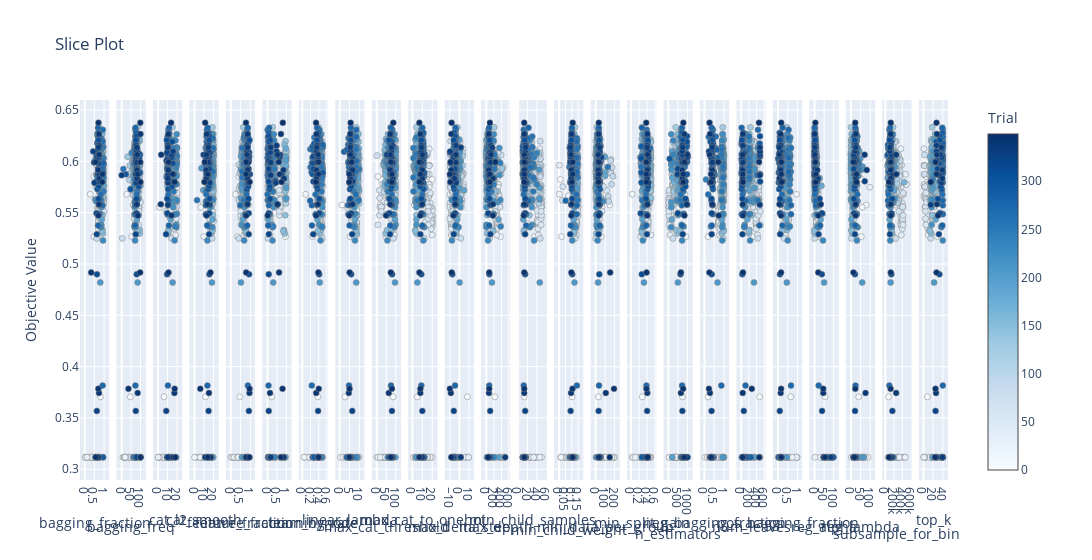

Notebook cell for this chart:
### Code cell
optuna.visualization.plot_slice(study)

### Figure 1 — Plotly figure (JSON) as saved in the notebook; plotly's stock layout.template omitted (floating-point values rounded to 4 significant figures; data arrays with more than 128 entries replaced by an {"elided": "..."} marker saying what was removed)
{"data": [{"marker": {"color": {"elided": "350 int values"}, "colorbar": {"title": {"text": "Trial"}, "x": 1, "xpad": 40}, "colorscale": [[0, "rgb(247,251,255)"], [0.125, "rgb(222,235,247)"], [0.25, "rgb(198,219,239)"], [0.375, "rgb(158,202,225)"], [0.5, "rgb(107,174,214)"], [0.625, "rgb(66,146,198)"], [0.75, "rgb(33,113,181)"], [0.875, "rgb(8,81,156)"], [1, "rgb(8,48,107)"]], "line": {"color": "Grey", "width": 0.5}, "showscale": true}, "mode": "markers", "showlegend": false, "type": "scatter", "x": {"elided": "350 float values"}, "xaxis": "x", "y": {"elided": "350 float values"}, "yaxis": "y"}, {"marker": {"color": {"elided": "350 int values"}, "colorbar": {"title": {"text": "Trial"}, "x": 1, "xpad": 40}, "colorscale": [[0, "rgb(247,251,255)"], [0.125, "rgb(222,235,247)"], [0.25, "rgb(198,219,239)"], [0.375, "rgb(158,202,225)"], [0.5, "rgb(107,174,214)"], [0.625, "rgb(66,146,198)"], [0.75, "rgb(33,113,181)"], [0.875, "rgb(8,81,156)"], [1, "rgb(8,48,107)"]], "line": {"color": "Grey", "width": 0.5}, "showscale": false}, "mode": "markers", "showlegend": false, "type": "scatter", "x": {"elided": "350 int values"}, "xaxis": "x2", "y": {"elided": "350 float values"}, "yaxis": "y2"}, {"marker": {"color": {"elided": "350 int values"}, "colorbar": {"title": {"text": "Trial"}, "x": 1, "xpad": 40}, "colorscale": [[0, "rgb(247,251,255)"], [0.125, "rgb(222,235,247)"], [0.25, "rgb(198,219,239)"], [0.375, "rgb(158,202,225)"], [0.5, "rgb(107,174,214)"], [0.625, "rgb(66,146,198)"], [0.75, "rgb(33,113,181)"], [0.875, "rgb(8,81,156)"], [1, "rgb(8,48,107)"]], "line": {"color": "Grey", "width": 0.5}, "showscale": false}, "mode": "markers", "showlegend": false, "type": "scatter", "x": {"elided": "350 float values"}, "xaxis": "x3", "y": {"elided": "350 float values"}, "yaxis": "y3"}, {"marker": {"color": {"elided": "350 int values"}, "colorbar": {"title": {"text": "Trial"}, "x": 1, "xpad": 40}, "colorscale": [[0, "rgb(247,251,255)"], [0.125, "rgb(222,235,247)"], [0.25, "rgb(198,219,239)"], [0.375, "rgb(158,202,225)"], [0.5, "rgb(107,174,214)"], [0.625, "rgb(66,146,198)"], [0.75, "rgb(33,113,181)"], [0.875, "rgb(8,81,156)"], [1, "rgb(8,48,107)"]], "line": {"color": "Grey", "width": 0.5}, "showscale": false}, "mode": "markers", "showlegend": false, "type": "scatter", "x": {"elided": "350 float values"}, "xaxis": "x4", "y": {"elided": "350 float values"}, "yaxis": "y4"}, {"marker": {"color": {"elided": "350 int values"}, "colorbar": {"title": {"text": "Trial"}, "x": 1, "xpad": 40}, "colorscale": [[0, "rgb(247,251,255)"], [0.125, "rgb(222,235,247)"], [0.25, "rgb(198,219,239)"], [0.375, "rgb(158,202,225)"], [0.5, "rgb(107,174,214)"], [0.625, "rgb(66,146,198)"], [0.75, "rgb(33,113,181)"], [0.875, "rgb(8,81,156)"], [1, "rgb(8,48,107)"]], "line": {"color": "Grey", "width": 0.5}, "showscale": false}, "mode": "markers", "showlegend": false, "type": "scatter", "x": {"elided": "350 float values"}, "xaxis": "x5", "y": {"elided": "350 float values"}, "yaxis": "y5"}, {"marker": {"color": {"elided": "350 int values"}, "colorbar": {"title": {"text": "Trial"}, "x": 1, "xpad": 40}, "colorscale": [[0, "rgb(247,251,255)"], [0.125, "rgb(222,235,247)"], [0.25, "rgb(198,219,239)"], [0.375, "rgb(158,202,225)"], [0.5, "rgb(107,174,214)"], [0.625, "rgb(66,146,198)"], [0.75, "rgb(33,113,181)"], [0.875, "rgb(8,81,156)"], [1, "rgb(8,48,107)"]], "line": {"color": "Grey", "width": 0.5}, "showscale": false}, "mode": "markers", "showlegend": false, "type": "scatter", "x": {"elided": "350 float values"}, "xaxis": "x6", "y": {"elided": "350 float values"}, "yaxis": "y6"}, {"marker": {"color": {"elided": "350 int values"}, "colorbar": {"title": {"text": "Trial"}, "x": 1, "xpad": 40}, "colorscale": [[0, "rgb(247,251,255)"], [0.125, "rgb(222,235,247)"], [0.25, "rgb(198,219,239)"], [0.375, "rgb(158,202,225)"], [0.5, "rgb(107,174,214)"], [0.625, "rgb(66,146,198)"], [0.75, "rgb(33,113,181)"], [0.875, "rgb(8,81,156)"], [1, "rgb(8,48,107)"]], "line": {"color": "Grey", "width": 0.5}, "showscale": false}, "mode": "markers", "showlegend": false, "type": "scatter", "x": {"elided": "350 float values"}, "xaxis": "x7", "y": {"elided": "350 float values"}, "yaxis": "y7"}, {"marker": {"color": {"elided": "350 int values"}, "colorbar": {"title": {"text": "Trial"}, "x": 1, "xpad": 40}, "colorscale": [[0, "rgb(247,251,255)"], [0.125, "rgb(222,235,247)"], [0.25, "rgb(198,219,239)"], [0.375, "rgb(158,202,225)"], [0.5, "rgb(107,174,214)"], [0.625, "rgb(66,146,198)"], [0.75, "rgb(33,113,181)"], [0.875, "rgb(8,81,156)"], [1, "rgb(8,48,107)"]], "line": {"color": "Grey", "width": 0.5}, "showscale": false}, "mode": "markers", "showlegend": false, "type": "scatter", "x": {"elided": "350 float values"}, "xaxis": "x8", "y": {"elided": "350 float values"}, "yaxis": "y8"}, {"marker": {"color": {"elided": "350 int values"}, "colorbar": {"title": {"text": "Trial"}, "x": 1, "xpad": 40}, "colorscale": [[0, "rgb(247,251,255)"], [0.125, "rgb(222,235,247)"], [0.25, "rgb(198,219,239)"], [0.375, "rgb(158,202,225)"], [0.5, "rgb(107,174,214)"], [0.625, "rgb(66,146,198)"], [0.75, "rgb(33,113,181)"], [0.875, "rgb(8,81,156)"], [1, "rgb(8,48,107)"]], "line": {"color": "Grey", "width": 0.5}, "showscale": false}, "mode": "markers", "showlegend": false, "type": "scatter", "x": {"elided": "350 int values"}, "xaxis": "x9", "y": {"elided": "350 float values"}, "yaxis": "y9"}, {"marker": {"color": {"elided": "350 int values"}, "colorbar": {"title": {"text": "Trial"}, "x": 1, "xpad": 40}, "colorscale": [[0, "rgb(247,251,255)"], [0.125, "rgb(222,235,247)"], [0.25, "rgb(198,219,239)"], [0.375, "rgb(158,202,225)"], [0.5, "rgb(107,174,214)"], [0.625, "rgb(66,146,198)"], [0.75, "rgb(33,113,181)"], [0.875, "rgb(8,81,156)"], [1, "rgb(8,48,107)"]], "line": {"color": "Grey", "width": 0.5}, "showscale": false}, "mode": "markers", "showlegend": false, "type": "scatter", "x": {"elided": "350 int values"}, "xaxis": "x10", "y": {"elided": "350 float values"}, "yaxis": "y10"}, {"marker": {"color": {"elided": "350 int values"}, "colorbar": {"title": {"text": "Trial"}, "x": 1, "xpad": 40}, "colorscale": [[0, "rgb(247,251,255)"], [0.125, "rgb(222,235,247)"], [0.25, "rgb(198,219,239)"], [0.375, "rgb(158,202,225)"], [0.5, "rgb(107,174,214)"], [0.625, "rgb(66,146,198)"], [0.75, "rgb(33,113,181)"], [0.875, "rgb(8,81,156)"], [1, "rgb(8,48,107)"]], "line": {"color": "Grey", "width": 0.5}, "showscale": false}, "mode": "markers", "showlegend": false, "type": "scatter", "x": {"elided": "350 float values"}, "xaxis": "x11", "y": {"elided": "350 float values"}, "yaxis": "y11"}, {"marker": {"color": {"elided": "350 int values"}, "colorbar": {"title": {"text": "Trial"}, "x": 1, "xpad": 40}, "colorscale": [[0, "rgb(247,251,255)"], [0.125, "rgb(222,235,247)"], [0.25, "rgb(198,219,239)"], [0.375, "rgb(158,202,225)"], [0.5, "rgb(107,174,214)"], [0.625, "rgb(66,146,198)"], [0.75, "rgb(33,113,181)"], [0.875, "rgb(8,81,156)"], [1, "rgb(8,48,107)"]], "line": {"color": "Grey", "width": 0.5}, "showscale": false}, "mode": "markers", "showlegend": false, "type": "scatter", "x": {"elided": "350 int values"}, "xaxis": "x12", "y": {"elided": "350 float values"}, "yaxis": "y12"}, {"marker": {"color": {"elided": "350 int values"}, "colorbar": {"title": {"text": "Trial"}, "x": 1, "xpad": 40}, "colorscale": [[0, "rgb(247,251,255)"], [0.125, "rgb(222,235,247)"], [0.25, "rgb(198,219,239)"], [0.375, "rgb(158,202,225)"], [0.5, "rgb(107,174,214)"], [0.625, "rgb(66,146,198)"], [0.75, "rgb(33,113,181)"], [0.875, "rgb(8,81,156)"], [1, "rgb(8,48,107)"]], "line": {"color": "Grey", "width": 0.5}, "showscale": false}, "mode": "markers", "showlegend": false, "type": "scatter", "x": {"elided": "350 int values"}, "xaxis": "x13", "y": {"elided": "350 float values"}, "yaxis": "y13"}, {"marker": {"color": {"elided": "350 int values"}, "colorbar": {"title": {"text": "Trial"}, "x": 1, "xpad": 40}, "colorscale": [[0, "rgb(247,251,255)"], [0.125, "rgb(222,235,247)"], [0.25, "rgb(198,219,239)"], [0.375, "rgb(158,202,225)"], [0.5, "rgb(107,174,214)"], [0.625, "rgb(66,146,198)"], [0.75, "rgb(33,113,181)"], [0.875, "rgb(8,81,156)"], [1, "rgb(8,48,107)"]], "line": {"color": "Grey", "width": 0.5}, "showscale": false}, "mode": "markers", "showlegend": false, "type": "scatter", "x": {"elided": "350 float values"}, "xaxis": "x14", "y": {"elided": "350 float values"}, "yaxis": "y14"}, {"marker": {"color": {"elided": "350 int values"}, "colorbar": {"title": {"text": "Trial"}, "x": 1, "xpad": 40}, "colorscale": [[0, "rgb(247,251,255)"], [0.125, "rgb(222,235,247)"], [0.25, "rgb(198,219,239)"], [0.375, "rgb(158,202,225)"], [0.5, "rgb(107,174,214)"], [0.625, "rgb(66,146,198)"], [0.75, "rgb(33,113,181)"], [0.875, "rgb(8,81,156)"], [1, "rgb(8,48,107)"]], "line": {"color": "Grey", "width": 0.5}, "showscale": false}, "mode": "markers", "showlegend": false, "type": "scatter", "x": {"elided": "350 int values"}, "xaxis": "x15", "y": {"elided": "350 float values"}, "yaxis": "y15"}, {"marker": {"color": {"elided": "350 int values"}, "colorbar": {"title": {"text": "Trial"}, "x": 1, "xpad": 40}, "colorscale": [[0, "rgb(247,251,255)"], [0.125, "rgb(222,235,247)"], [0.25, "rgb(198,219,239)"], [0.375, "rgb(158,202,225)"], [0.5, "rgb(107,174,214)"], [0.625, "rgb(66,146,198)"], [0.75, "rgb(33,113,181)"], [0.875, "rgb(8,81,156)"], [1, "rgb(8,48,107)"]], "line": {"color": "Grey", "width": 0.5}, "showscale": false}, "mode": "markers", "showlegend": false, "type": "scatter", "x": {"elided": "350 float values"}, "xaxis": "x16", "y": {"elided": "350 float values"}, "yaxis": "y16"}, {"marker": {"color": {"elided": "350 int values"}, "colorbar": {"title": {"text": "Trial"}, "x": 1, "xpad": 40}, "colorscale": [[0, "rgb(247,251,255)"], [0.125, "rgb(222,235,247)"], [0.25, "rgb(198,219,239)"], [0.375, "rgb(158,202,225)"], [0.5, "rgb(107,174,214)"], [0.625, "rgb(66,146,198)"], [0.75, "rgb(33,113,181)"], [0.875, "rgb(8,81,156)"], [1, "rgb(8,48,107)"]], "line": {"color": "Grey", "width": 0.5}, "showscale": false}, "mode": "markers", "showlegend": false, "type": "scatter", "x": {"elided": "350 int values"}, "xaxis": "x17", "y": {"elided": "350 float values"}, "yaxis": "y17"}, {"marker": {"color": {"elided": "350 int values"}, "colorbar": {"title": {"text": "Trial"}, "x": 1, "xpad": 40}, "colorscale": [[0, "rgb(247,251,255)"], [0.125, "rgb(222,235,247)"], [0.25, "rgb(198,219,239)"], [0.375, "rgb(158,202,225)"], [0.5, "rgb(107,174,214)"], [0.625, "rgb(66,146,198)"], [0.75, "rgb(33,113,181)"], [0.875, "rgb(8,81,156)"], [1, "rgb(8,48,107)"]], "line": {"color": "Grey", "width": 0.5}, "showscale": false}, "mode": "markers", "showlegend": false, "type": "scatter", "x": {"elided": "350 float values"}, "xaxis": "x18", "y": {"elided": "350 float values"}, "yaxis": "y18"}, {"marker": {"color": {"elided": "350 int values"}, "colorbar": {"title": {"text": "Trial"}, "x": 1, "xpad": 40}, "colorscale": [[0, "rgb(247,251,255)"], [0.125, "rgb(222,235,247)"], [0.25, "rgb(198,219,239)"], [0.375, "rgb(158,202,225)"], [0.5, "rgb(107,174,214)"], [0.625, "rgb(66,146,198)"], [0.75, "rgb(33,113,181)"], [0.875, "rgb(8,81,156)"], [1, "rgb(8,48,107)"]], "line": {"color": "Grey", "width": 0.5}, "showscale": false}, "mode": "markers", "showlegend": false, "type": "scatter", "x": {"elided": "350 int values"}, "xaxis": "x19", "y": {"elided": "350 float values"}, "yaxis": "y19"}, {"marker": {"color": {"elided": "350 int values"}, "colorbar": {"title": {"text": "Trial"}, "x": 1, "xpad": 40}, "colorscale": [[0, "rgb(247,251,255)"], [0.125, "rgb(222,235,247)"], [0.25, "rgb(198,219,239)"], [0.375, "rgb(158,202,225)"], [0.5, "rgb(107,174,214)"], [0.625, "rgb(66,146,198)"], [0.75, "rgb(33,113,181)"], [0.875, "rgb(8,81,156)"], [1, "rgb(8,48,107)"]], "line": {"color": "Grey", "width": 0.5}, "showscale": false}, "mode": "markers", "showlegend": false, "type": "scatter", "x": {"elided": "350 float values"}, "xaxis": "x20", "y": {"elided": "350 float values"}, "yaxis": "y20"}, {"marker": {"color": {"elided": "350 int values"}, "colorbar": {"title": {"text": "Trial"}, "x": 1, "xpad": 40}, "colorscale": [[0, "rgb(247,251,255)"], [0.125, "rgb(222,235,247)"], [0.25, "rgb(198,219,239)"], [0.375, "rgb(158,202,225)"], [0.5, "rgb(107,174,214)"], [0.625, "rgb(66,146,198)"], [0.75, "rgb(33,113,181)"], [0.875, "rgb(8,81,156)"], [1, "rgb(8,48,107)"]], "line": {"color": "Grey", "width": 0.5}, "showscale": false}, "mode": "markers", "showlegend": false, "type": "scatter", "x": {"elided": "350 float values"}, "xaxis": "x21", "y": {"elided": "350 float values"}, "yaxis": "y21"}, {"marker": {"color": {"elided": "350 int values"}, "colorbar": {"title": {"text": "Trial"}, "x": 1, "xpad": 40}, "colorscale": [[0, "rgb(247,251,255)"], [0.125, "rgb(222,235,247)"], [0.25, "rgb(198,219,239)"], [0.375, "rgb(158,202,225)"], [0.5, "rgb(107,174,214)"], [0.625, "rgb(66,146,198)"], [0.75, "rgb(33,113,181)"], [0.875, "rgb(8,81,156)"], [1, "rgb(8,48,107)"]], "line": {"color": "Grey", "width": 0.5}, "showscale": false}, "mode": "markers", "showlegend": false, "type": "scatter", "x": {"elided": "350 float values"}, "xaxis": "x22", "y": {"elided": "350 float values"}, "yaxis": "y22"}, {"marker": {"color": {"elided": "350 int values"}, "colorbar": {"title": {"text": "Trial"}, "x": 1, "xpad": 40}, "colorscale": [[0, "rgb(247,251,255)"], [0.125, "rgb(222,235,247)"], [0.25, "rgb(198,219,239)"], [0.375, "rgb(158,202,225)"], [0.5, "rgb(107,174,214)"], [0.625, "rgb(66,146,198)"], [0.75, "rgb(33,113,181)"], [0.875, "rgb(8,81,156)"], [1, "rgb(8,48,107)"]], "line": {"color": "Grey", "width": 0.5}, "showscale": false}, "mode": "markers", "showlegend": false, "type": "scatter", "x": {"elided": "350 int values"}, "xaxis": "x23", "y": {"elided": "350 float values"}, "yaxis": "y23"}, {"marker": {"color": {"elided": "350 int values"}, "colorbar": {"title": {"text": "Trial"}, "x": 1, "xpad": 40}, "colorscale": [[0, "rgb(247,251,255)"], [0.125, "rgb(222,235,247)"], [0.25, "rgb(198,219,239)"], [0.375, "rgb(158,202,225)"], [0.5, "rgb(107,174,214)"], [0.625, "rgb(66,146,198)"], [0.75, "rgb(33,113,181)"], [0.875, "rgb(8,81,156)"], [1, "rgb(8,48,107)"]], "line": {"color": "Grey", "width": 0.5}, "showscale": false}, "mode": "markers", "showlegend": false, "type": "scatter", "x": {"elided": "350 int values"}, "xaxis": "x24", "y": {"elided": "350 float values"}, "yaxis": "y24"}], "layout": {"title": {"text": "Slice Plot"}, "width": 7200, "xaxis": {"anchor": "y", "domain": [0, 0.03368], "title": {"text": "bagging_fraction"}}, "xaxis10": {"anchor": "y10", "domain": [0.3781, 0.4118], "title": {"text": "max_cat_to_onehot"}}, "xaxis11": {"anchor": "y11", "domain": [0.4201, 0.4538], "title": {"text": "max_delta_step"}}, "xaxis12": {"anchor": "y12", "domain": [0.4622, 0.4958], "title": {"text": "max_depth"}}, "xaxis13": {"anchor": "y13", "domain": [0.5042, 0.5378], "title": {"text": "min_child_samples"}}, "xaxis14": {"anchor": "y14", "domain": [0.5462, 0.5799], "title": {"text": "min_child_weight"}}, "xaxis15": {"anchor": "y15", "domain": [0.5882, 0.6219], "title": {"text": "min_data_per_group"}}, "xaxis16": {"anchor": "y16", "domain": [0.6302, 0.6639], "title": {"text": "min_split_gain"}}, "xaxis17": {"anchor": "y17", "domain": [0.6722, 0.7059], "title": {"text": "n_estimators"}}, "xaxis18": {"anchor": "y18", "domain": [0.7142, 0.7479], "title": {"text": "neg_bagging_fraction"}}, "xaxis19": {"anchor": "y19", "domain": [0.7563, 0.7899], "title": {"text": "num_leaves"}}, "xaxis2": {"anchor": "y2", "domain": [0.04201, 0.07569], "title": {"text": "bagging_freq"}}, "xaxis20": {"anchor": "y20", "domain": [0.7983, 0.8319], "title": {"text": "pos_bagging_fraction"}}, "xaxis21": {"anchor": "y21", "domain": [0.8403, 0.874], "title": {"text": "reg_alpha"}}, "xaxis22": {"anchor": "y22", "domain": [0.8823, 0.916], "title": {"text": "reg_lambda"}}, "xaxis23": {"anchor": "y23", "domain": [0.9243, 0.958], "title": {"text": "subsample_for_bin"}}, "xaxis24": {"anchor": "y24", "domain": [0.9663, 1], "title": {"text": "top_k"}}, "xaxis3": {"anchor": "y3", "domain": [0.08403, 0.1177], "title": {"text": "cat_l2"}}, "xaxis4": {"anchor": "y4", "domain": [0.126, 0.1597], "title": {"text": "cat_smooth"}}, "xaxis5": {"anchor": "y5", "domain": [0.1681, 0.2017], "title": {"text": "feature_fraction"}}, "xaxis6": {"anchor": "y6", "domain": [0.2101, 0.2437], "title": {"text": "feature_fraction_bynode"}}, "xaxis7": {"anchor": "y7", "domain": [0.2521, 0.2858], "title": {"text": "learning_rate"}}, "xaxis8": {"anchor": "y8", "domain": [0.2941, 0.3278], "title": {"text": "linear_lambda"}}, "xaxis9": {"anchor": "y9", "domain": [0.3361, 0.3698], "title": {"text": "max_cat_threshold"}}, "yaxis": {"anchor": "x", "domain": [0, 1], "title": {"text": "Objective Value"}}, "yaxis10": {"anchor": "x10", "domain": [0, 1], "matches": "y", "showticklabels": false}, "yaxis11": {"anchor": "x11", "domain": [0, 1], "matches": "y", "showticklabels": false}, "yaxis12": {"anchor": "x12", "domain": [0, 1], "matches": "y", "showticklabels": false}, "yaxis13": {"anchor": "x13", "domain": [0, 1], "matches": "y", "showticklabels": false}, "yaxis14": {"anchor": "x14", "domain": [0, 1], "matches": "y", "showticklabels": false}, "yaxis15": {"anchor": "x15", "domain": [0, 1], "matches": "y", "showticklabels": false}, "yaxis16": {"anchor": "x16", "domain": [0, 1], "matches": "y", "showticklabels": false}, "yaxis17": {"anchor": "x17", "domain": [0, 1], "matches": "y", "showticklabels": false}, "yaxis18": {"anchor": "x18", "domain": [0, 1], "matches": "y", "showticklabels": false}, "yaxis19": {"anchor": "x19", "domain": [0, 1], "matches": "y", "showticklabels": false}, "yaxis2": {"anchor": "x2", "domain": [0, 1], "matches": "y", "showticklabels": false}, "yaxis20": {"anchor": "x20", "domain": [0, 1], "matches": "y", "showticklabels": false}, "yaxis21": {"anchor": "x21", "domain": [0, 1], "matches": "y", "showticklabels": false}, "yaxis22": {"anchor": "x22", "domain": [0, 1], "matches": "y", "showticklabels": false}, "yaxis23": {"anchor": "x23", "domain": [0, 1], "matches": "y", "showticklabels": false}, "yaxis24": {"anchor": "x24", "domain": [0, 1], "matches": "y", "showticklabels": false}, "yaxis3": {"anchor": "x3", "domain": [0, 1], "matches": "y", "showticklabels": false}, "yaxis4": {"anchor": "x4", "domain": [0, 1], "matches": "y", "showticklabels": false}, "yaxis5": {"anchor": "x5", "domain": [0, 1], "matches": "y", "showticklabels": false}, "yaxis6": {"anchor": "x6", "domain": [0, 1], "matches": "y", "showticklabels": false}, "yaxis7": {"anchor": "x7", "domain": [0, 1], "matches": "y", "showticklabels": false}, "yaxis8": {"anchor": "x8", "domain": [0, 1], "matches": "y", "showticklabels": false}, "yaxis9": {"anchor": "x9", "domain": [0, 1], "matches": "y", "showticklabels": false}}}
